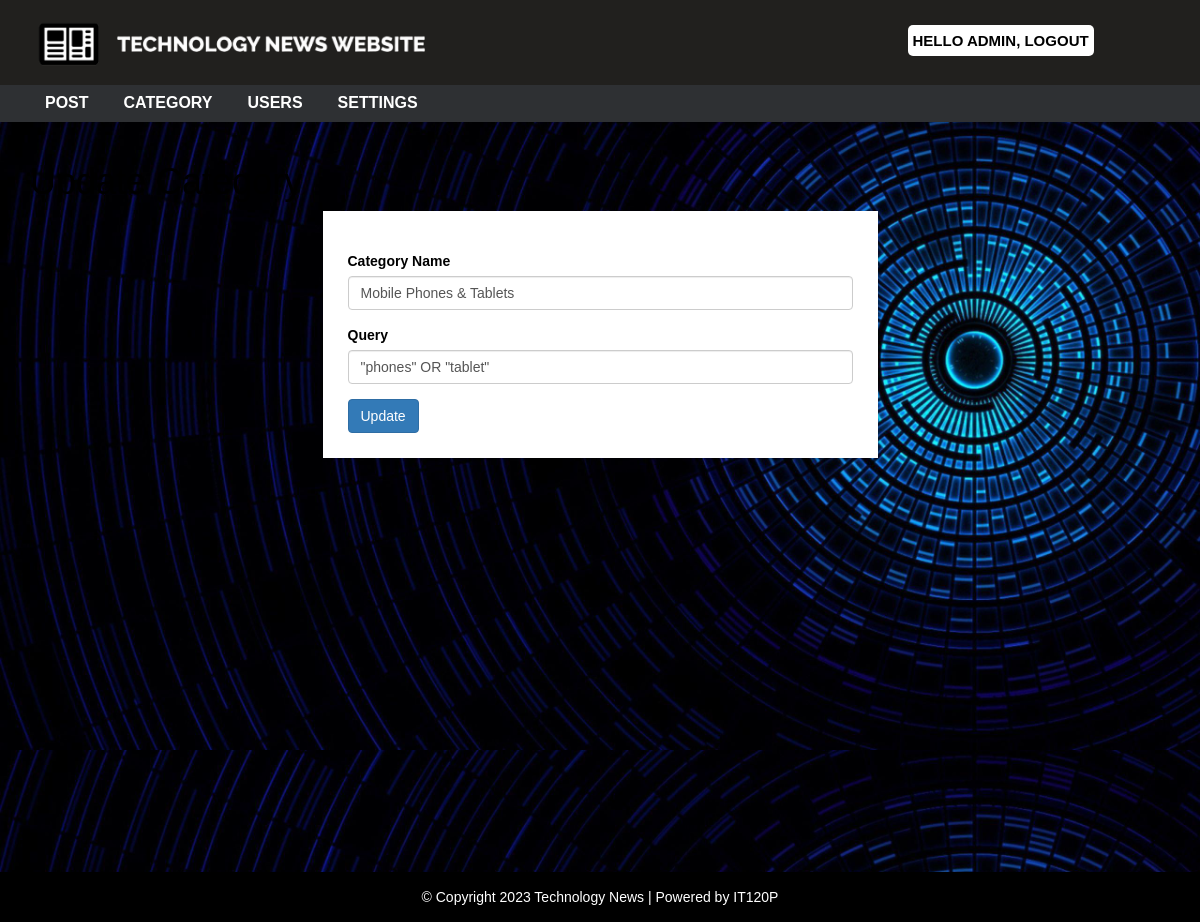
Page /technews/admin/update-category.php?id=34 (signed in) on the committed database.
### tables this page shows
CREATE TABLE `category` (
  `category_id` int(11) NOT NULL,
  `category_name` text NOT NULL,
  `post` int(10) NOT NULL,
  `query` text NOT NULL
);

CREATE TABLE `settings` (
  `id` int(11) NOT NULL,
  `websitename` text NOT NULL,
  `logo` text NOT NULL,
  `footerdesc` text NOT NULL
);

### technews/admin/update-category.php (the view, shortened to what this page needs)
<?php
include "../config.php";
include "header.php";
 ?>
  <div id="admin-content">
      <div class="container">
          <div class="row">
              <div class="col-md-12">
                  <h1 class="adin-heading"> Update Category</h1>
              </div>
              <div class="col-md-offset-3 col-md-6">
                <?php
                $cat_id=$_GET["id"];
                $sql="SELECT * FROM category WHERE category_id={$cat_id}";
                $result=mysqli_query($conn,$sql) or die("Query failed ");
                if(mysqli_num_rows($result) > 0 ){
                  while($row=mysqli_fetch_assoc($result)){ ?>
                  <form action="<?php echo $_SERVER["PHP_SELF"]; ?>" method ="POST">
                      <div class="form-group">
                          <label>Category Name</label>
                          <input type="text" name="cat_name" class="form-control" value="<?php echo $row["category_name"]; ?>"  placeholder="" required>
                      </div>
                      <div class="form-group">
                          <label>Query</label>
                          <input type="text" name="query" class="form-control" value="<?php echo htmlspecialchars($row["query"]); ?>"  placeholder="" required>
                      </div>
                      <input type="submit" name="update" class="btn btn-primary" value="Update" required />
                  </form>
                <?php }
              } ?>
                </div>
              </div>
            </div>
          </div>
<?php include "../footer.php"; ?>

### technews/footer.php
<div id ="footer">
    <div class="container">
        <div class="row">
            <div class="col-md-12">
              <?php
                $sql = "SELECT * FROM settings";
                $result = mysqli_query($conn, $sql) or die("Query Failed.");
                if(mysqli_num_rows($result) > 0){
                  while($row = mysqli_fetch_assoc($result)) {
              ?>
                <span><?php echo $row['footerdesc']; ?> </span>
                <?php
              }
            } ?>
            </div>
        </div>
    </div>
</div>
</body>
</html>

### technews/css/style2.css (style rules this page uses)
body { background-image: url('../images/bg8.png'); background-size: 100%; font-family: sans-serif,arial,Helvetica; color: white; }
#admin-content { color: black; padding: 20px 0; min-height: 750px; }
form { background: #fff; padding: 25px; box-shadow:0 1px 3px rgba(0, 0, 0, 0.13); }
#footer { color: #fff; padding:15px 0; text-align:center; background-color:black; }

### rows in the picture
category: cat_name "Mobile Phones & Tablets", query "\"phones\" OR \"tablet\""
settings: footerdesc "© Copyright 2023 Technology News | Powered by IT120P"

### other values in the picture
$_SESSION["username"] "ADMIN"
